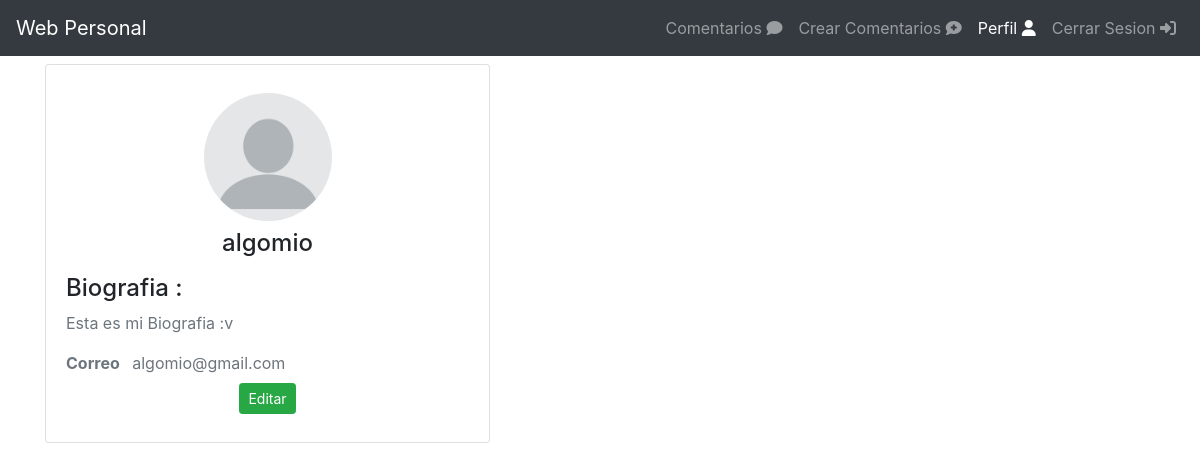
/perfil/ (signed in), run on the app's committed database.
### profiles/models.py (models this page shows, shortened)
class Profile(models.Model):
    user = models.OneToOneField(User, on_delete=models.CASCADE)
    avatar = models.ImageField(default='avatar.png', upload_to='profiles/')
    biography = models.TextField(default='Esta es mi Biografia :v')
    created_at = models.DateTimeField(auto_now_add=True)

### users/models.py (models this page shows, shortened)
class User(AbstractUser):
    phone = models.CharField(max_length=14)

### profiles/views.py (the view)
# urls.py: path('', views.profile_view, name='profil'),
@login_required(login_url='users:login')
def profile_view(request):
    template_name = 'profiles/profil.html'
    user = request.user
    profile = Profile.objects.filter(user=user).first()
    return render(request, template_name, {
        'profile': profile,
    })

### profiles/templates/profiles/profil.html (shortened to what this page needs)
{% extends 'base.html' %}
{% block content %}
<div class="row mt-2">
    <div class="col-sm-12 col-md-5">
        <div class="card text-center">
            <div class="card-body">
                {% if profile.avatar %}
                    <img src="{{ profile.avatar.url }}" alt="Imagen de perfil" class="rounded-circle img-responsive mt-2" width="128" height="128">
                {% endif %}
                <h4 class="mb-0 mt-2">{{ profile.user.username }}</h4>
                <div class="text-left mt-3">
                    {% if profile.biography %}
                        <h4>Biografia :</h4>
                        <div class="text-muted mb-3">
                            {{ profile.biography }}
                        </div>
                    {% endif %}
                    {% if profile.user.email %}
                        <p class="text-muted mb-2 font-13">
                            <strong>Correo</strong>
                            <span class="ml-2">{{ profile.user.email }}</span>
                        </p>
                    {% endif %}
                </div>
                <a href="{% url 'profiles:edit' profile.id %}" class="btn btn-success btn-sm mb-2">Editar</a>
            </div>
        </div>
    </div>
    <div class="col-sm-12 col-md-7">
    </div>
</div>
{% endblock %}

### data on the page
Profile: avatar (placeholder picture), user.username "algomio", biography "Esta es mi Biografia :v", user.email "algomio@gmail.com"
